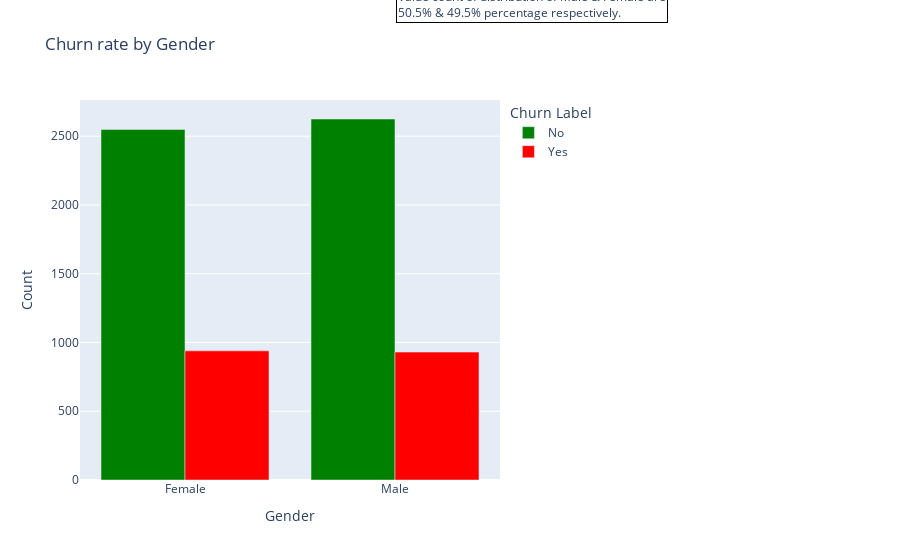
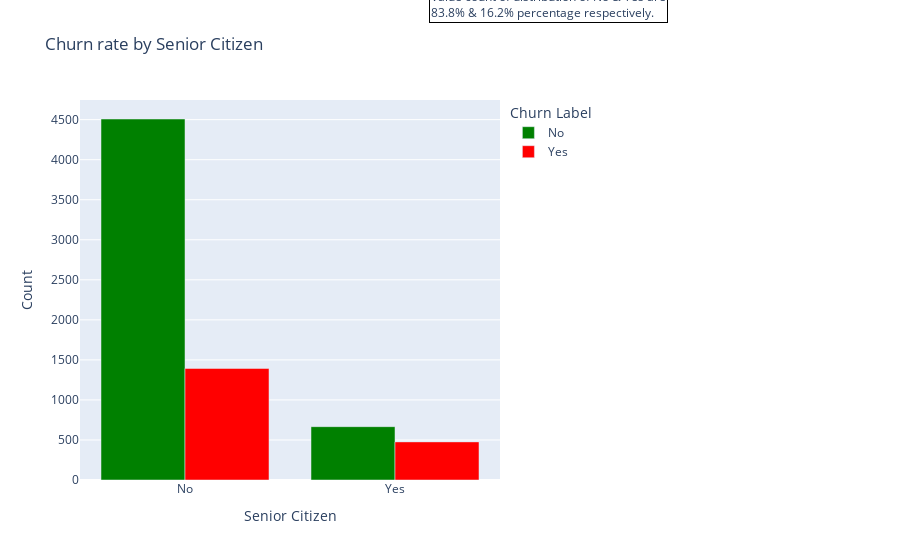
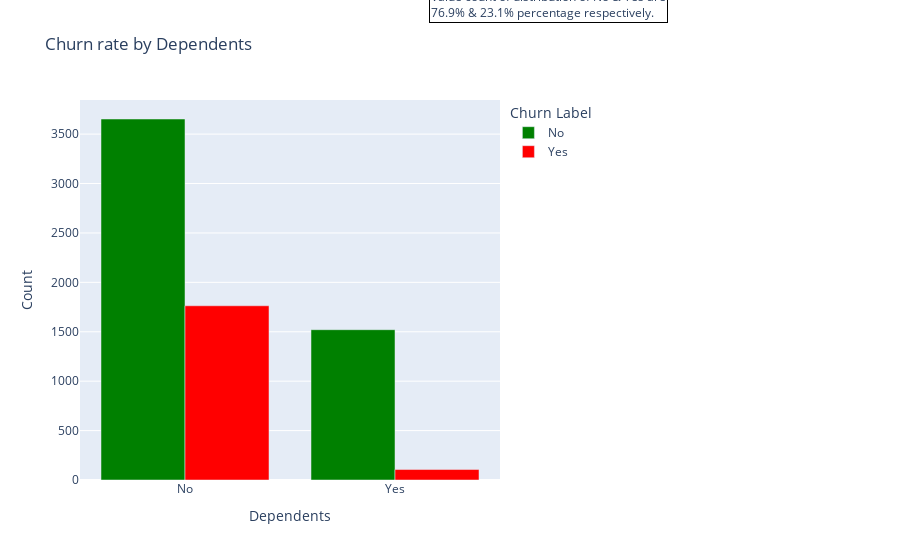
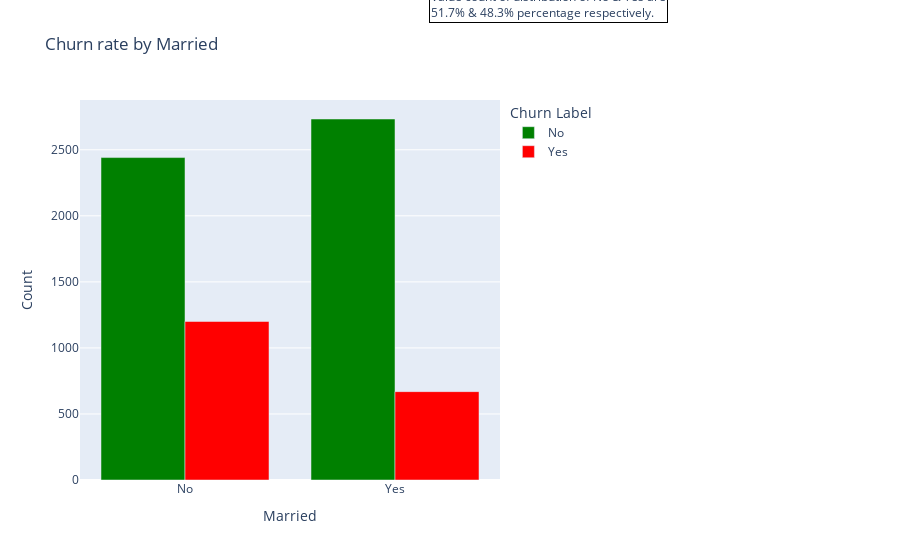

Notebook code for these charts, in order:
### Code cell
#Gender feature plot
bar('Gender')

#SeniorCitizen feature plot 
bar('Senior Citizen')

#Dependents feature plot
bar('Dependents')

#married feature plot
bar('Married') 

#Churn Category Plot
bar('Churn Category')

### Figure 1 — Plotly figure (JSON) as saved in the notebook; plotly's stock layout.template omitted (floating-point values rounded to 4 significant figures)
{"data": [{"alignmentgroup": "True", "hovertemplate": "Churn Label=No<br>Gender=%{x}<br>Count=%{y}<extra></extra>", "legendgroup": "No", "marker": {"color": "green", "pattern": {"shape": ""}}, "name": "No", "offsetgroup": "No", "orientation": "v", "showlegend": true, "textposition": "auto", "type": "bar", "x": ["Female", "Male"], "xaxis": "x", "y": [2549, 2625], "yaxis": "y"}, {"alignmentgroup": "True", "hovertemplate": "Churn Label=Yes<br>Gender=%{x}<br>Count=%{y}<extra></extra>", "legendgroup": "Yes", "marker": {"color": "red", "pattern": {"shape": ""}}, "name": "Yes", "offsetgroup": "Yes", "orientation": "v", "showlegend": true, "textposition": "auto", "type": "bar", "x": ["Female", "Male"], "xaxis": "x", "y": [939, 930], "yaxis": "y"}], "layout": {"annotations": [{"align": "left", "bordercolor": "black", "borderwidth": 1, "showarrow": false, "text": "Value count of distribution of Male & Female are<br>50.5% & 49.5% percentage respectively.", "x": 1.4, "xref": "paper", "y": 1.3, "yref": "paper"}], "autosize": true, "barmode": "group", "legend": {"title": {"text": "Churn Label"}, "tracegroupgap": 0}, "margin": {"r": 400}, "title": {"text": "Churn rate by Gender"}, "xaxis": {"anchor": "y", "autorange": true, "domain": [0, 1], "range": [-0.5, 1.5], "title": {"text": "Gender"}, "type": "category"}, "yaxis": {"anchor": "x", "autorange": true, "domain": [0, 1], "range": [0, 2763.0], "title": {"text": "Count"}, "type": "linear"}}}

### Figure 2 — Plotly figure (JSON) as saved in the notebook; plotly's stock layout.template omitted (floating-point values rounded to 4 significant figures)
{"data": [{"alignmentgroup": "True", "hovertemplate": "Churn Label=No<br>Senior Citizen=%{x}<br>Count=%{y}<extra></extra>", "legendgroup": "No", "marker": {"color": "green", "pattern": {"shape": ""}}, "name": "No", "offsetgroup": "No", "orientation": "v", "showlegend": true, "textposition": "auto", "type": "bar", "x": ["No", "Yes"], "xaxis": "x", "y": [4508, 666], "yaxis": "y"}, {"alignmentgroup": "True", "hovertemplate": "Churn Label=Yes<br>Senior Citizen=%{x}<br>Count=%{y}<extra></extra>", "legendgroup": "Yes", "marker": {"color": "red", "pattern": {"shape": ""}}, "name": "Yes", "offsetgroup": "Yes", "orientation": "v", "showlegend": true, "textposition": "auto", "type": "bar", "x": ["No", "Yes"], "xaxis": "x", "y": [1393, 476], "yaxis": "y"}], "layout": {"annotations": [{"align": "left", "bordercolor": "black", "borderwidth": 1, "showarrow": false, "text": "Value count of distribution of No & Yes are<br>83.8% & 16.2% percentage respectively.", "x": 1.4, "xref": "paper", "y": 1.3, "yref": "paper"}], "autosize": true, "barmode": "group", "legend": {"title": {"text": "Churn Label"}, "tracegroupgap": 0}, "margin": {"r": 400}, "title": {"text": "Churn rate by Senior Citizen"}, "xaxis": {"anchor": "y", "autorange": true, "domain": [0, 1], "range": [-0.5, 1.5], "title": {"text": "Senior Citizen"}, "type": "category"}, "yaxis": {"anchor": "x", "autorange": true, "domain": [0, 1], "range": [0, 4745.0], "title": {"text": "Count"}, "type": "linear"}}}

### Figure 3 — Plotly figure (JSON) as saved in the notebook; plotly's stock layout.template omitted (floating-point values rounded to 4 significant figures)
{"data": [{"alignmentgroup": "True", "hovertemplate": "Churn Label=No<br>Dependents=%{x}<br>Count=%{y}<extra></extra>", "legendgroup": "No", "marker": {"color": "green", "pattern": {"shape": ""}}, "name": "No", "offsetgroup": "No", "orientation": "v", "showlegend": true, "textposition": "auto", "type": "bar", "x": ["No", "Yes"], "xaxis": "x", "y": [3653, 1521], "yaxis": "y"}, {"alignmentgroup": "True", "hovertemplate": "Churn Label=Yes<br>Dependents=%{x}<br>Count=%{y}<extra></extra>", "legendgroup": "Yes", "marker": {"color": "red", "pattern": {"shape": ""}}, "name": "Yes", "offsetgroup": "Yes", "orientation": "v", "showlegend": true, "textposition": "auto", "type": "bar", "x": ["No", "Yes"], "xaxis": "x", "y": [1763, 106], "yaxis": "y"}], "layout": {"annotations": [{"align": "left", "bordercolor": "black", "borderwidth": 1, "showarrow": false, "text": "Value count of distribution of No & Yes are<br>76.9% & 23.1% percentage respectively.", "x": 1.4, "xref": "paper", "y": 1.3, "yref": "paper"}], "autosize": true, "barmode": "group", "legend": {"title": {"text": "Churn Label"}, "tracegroupgap": 0}, "margin": {"r": 400}, "title": {"text": "Churn rate by Dependents"}, "xaxis": {"anchor": "y", "autorange": true, "domain": [0, 1], "range": [-0.5, 1.5], "title": {"text": "Dependents"}, "type": "category"}, "yaxis": {"anchor": "x", "autorange": true, "domain": [0, 1], "range": [0, 3845.0], "title": {"text": "Count"}, "type": "linear"}}}

### Figure 4 — Plotly figure (JSON) as saved in the notebook; plotly's stock layout.template omitted (floating-point values rounded to 4 significant figures)
{"data": [{"alignmentgroup": "True", "hovertemplate": "Churn Label=No<br>Married=%{x}<br>Count=%{y}<extra></extra>", "legendgroup": "No", "marker": {"color": "green", "pattern": {"shape": ""}}, "name": "No", "offsetgroup": "No", "orientation": "v", "showlegend": true, "textposition": "auto", "type": "bar", "x": ["No", "Yes"], "xaxis": "x", "y": [2441, 2733], "yaxis": "y"}, {"alignmentgroup": "True", "hovertemplate": "Churn Label=Yes<br>Married=%{x}<br>Count=%{y}<extra></extra>", "legendgroup": "Yes", "marker": {"color": "red", "pattern": {"shape": ""}}, "name": "Yes", "offsetgroup": "Yes", "orientation": "v", "showlegend": true, "textposition": "auto", "type": "bar", "x": ["No", "Yes"], "xaxis": "x", "y": [1200, 669], "yaxis": "y"}], "layout": {"annotations": [{"align": "left", "bordercolor": "black", "borderwidth": 1, "showarrow": false, "text": "Value count of distribution of No & Yes are<br>51.7% & 48.3% percentage respectively.", "x": 1.4, "xref": "paper", "y": 1.3, "yref": "paper"}], "autosize": true, "barmode": "group", "legend": {"title": {"text": "Churn Label"}, "tracegroupgap": 0}, "margin": {"r": 400}, "title": {"text": "Churn rate by Married"}, "xaxis": {"anchor": "y", "autorange": true, "domain": [0, 1], "range": [-0.5, 1.5], "title": {"text": "Married"}, "type": "category"}, "yaxis": {"anchor": "x", "autorange": true, "domain": [0, 1], "range": [0, 2877.0], "title": {"text": "Count"}, "type": "linear"}}}
